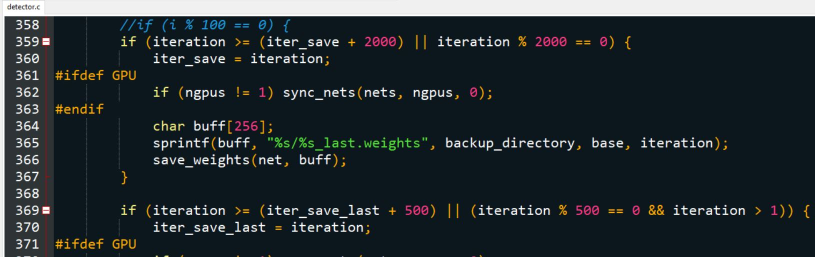
#> input picture detector.c_changes.JPG, 1630 x 513 px, given as the content of the folder C:/Users/smitr/Desktop/Prohibitory Item Detection/imgs/Test, which was not available (shown at 1/2 size)
$ python generate_flipped_imgs.py
#> lines starting #> are read from the running program, lines starting #| are printed output that depends on the picture; pictures that were not available may be replaced by others from this repository, and a replacement may not be noted
import os
import cv2

ROOT_DIR = r'C:\Users\smitr\Desktop\Prohibitory Item Detection\imgs\Test'
all_img_list = os.listdir(ROOT_DIR)

i = 1

for img_name in all_img_list:

    img_path = os.path.join(ROOT_DIR, img_name)
    orig = cv2.imread(img_path)
#> orig is the input picture: shape (513, 1630, 3); mean B, G, R 51.1, 47.2, 38.8

    if orig is None:
        continue

    fname = img_name.split('.')[0]

    flip_x = cv2.flip(orig, 1)
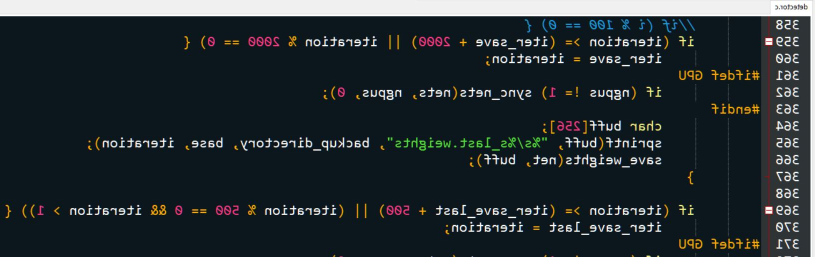
#> flip_x: shape (513, 1630, 3) (shown at 1/2 size); mean B, G, R 51.1, 47.2, 38.8
    flip_y = cv2.flip(orig, 0)
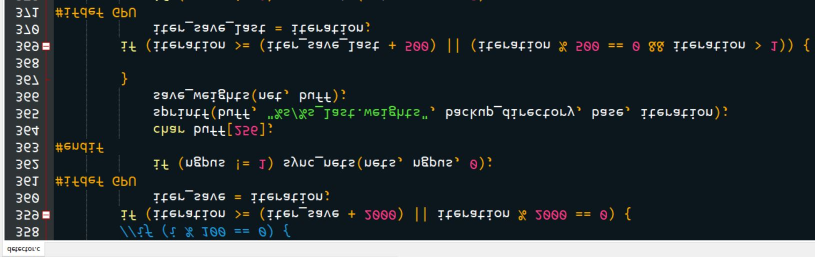
#> flip_y: shape (513, 1630, 3) (shown at 1/2 size); mean B, G, R 51.1, 47.2, 38.8
    flip_xy = cv2.flip(orig, -1)
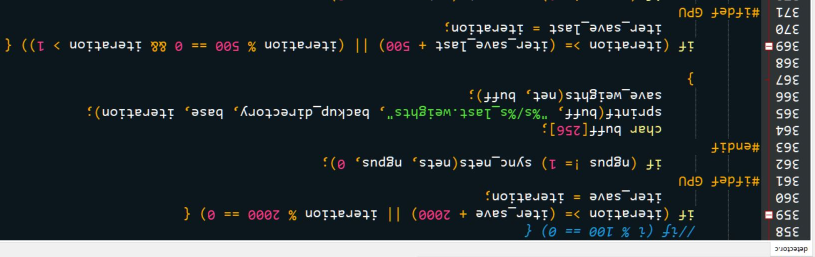
#> flip_xy: shape (513, 1630, 3) (shown at 1/2 size); mean B, G, R 51.1, 47.2, 38.8

    new_img_nm = fname + '_flipX.png'
    cv2.imwrite(os.path.join(ROOT_DIR, new_img_nm), flip_x)

    new_img_nm = fname + '_flipY.png'
    cv2.imwrite(os.path.join(ROOT_DIR, new_img_nm), flip_y)

    new_img_nm = fname + '_flipXY.png'
    cv2.imwrite(os.path.join(ROOT_DIR, new_img_nm), flip_xy)

    if i % 5 == 0:
        print("{} images done".format(i))

    i += 1

print("Completed !!!")

$ run again, on traintxt_img.JPG
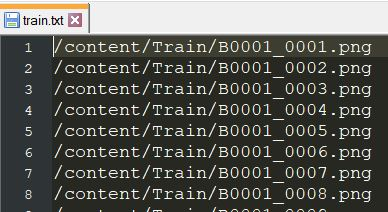
#> input picture traintxt_img.JPG, 388 x 212 px, given as the content of the folder C:/Users/smitr/Desktop/Prohibitory Item Detection/imgs/Test, which was not available
#> orig is the input picture: shape (212, 388, 3); mean B, G, R 85, 90.3, 89.5
#> `flip_y = cv2.flip(orig, 0)`:
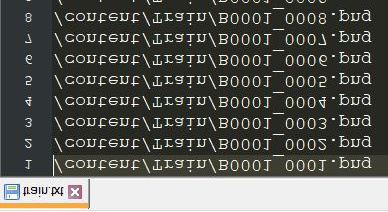
#> flip_y: shape (212, 388, 3); mean B, G, R 85, 90.3, 89.5
#> `flip_xy = cv2.flip(orig, -1)`:
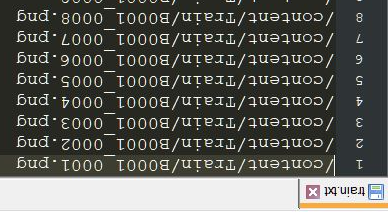
#> flip_xy: shape (212, 388, 3); mean B, G, R 85, 90.3, 89.5
